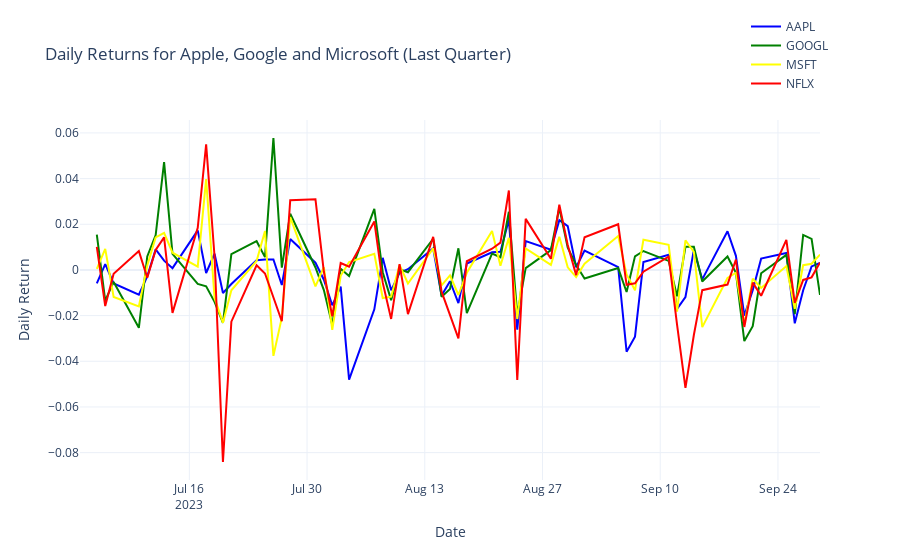

The cell this chart's notebook holds for it:
### Code cell
# Create a figure to visualize the daily returns
fig = go.Figure()

colors = ['blue', 'green', 'yellow', 'red']

for i, ticker in enumerate(tickers):
    fig.add_trace(go.Scatter(x=stock_data[ticker].index, y=stock_data[ticker]['Daily_Return'],
                             mode='lines', name=ticker, line=dict(color=colors[i])))

fig.update_layout(title='Daily Returns for Apple, Google and Microsoft (Last Quarter)',
                  xaxis_title='Date', yaxis_title='Daily Return',
                  legend=dict(x=0.9, y=1.3))

fig.show()
